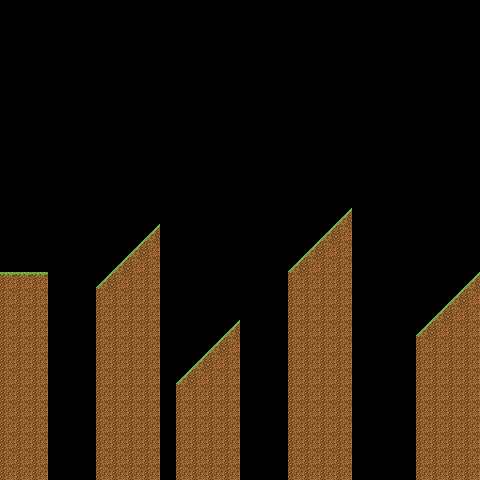

This game map was drawn from its Tiled (.tmx) file and the tilesets committed beside it. A one-line description and the full map source follow:
An orthogonal 30x30 tile map with 16x16 px tiles, 1 tile layer (walls).

<map version="1.8" tiledversion="1.8.2" orientation="orthogonal" renderorder="right-down" width="30" height="30" tilewidth="16" tileheight="16" infinite="0" nextlayerid="2" nextobjectid="1">
 <editorsettings>
  <export target="grass_2.tmj" format="json" />
 </editorsettings>
 <tileset firstgid="1" source="../grass.tsx" />
 <layer id="1" name="walls" width="30" height="30">
  <data encoding="csv">
0,0,0,0,0,0,0,0,0,0,0,0,0,0,0,0,0,0,0,0,0,0,0,0,0,0,0,0,0,0,
0,0,0,0,0,0,0,0,0,0,0,0,0,0,0,0,0,0,0,0,0,0,0,0,0,0,0,0,0,0,
0,0,0,0,0,0,0,0,0,0,0,0,0,0,0,0,0,0,0,0,0,0,0,0,0,0,0,0,0,0,
0,0,0,0,0,0,0,0,0,0,0,0,0,0,0,0,0,0,0,0,0,0,0,0,0,0,0,0,0,0,
0,0,0,0,0,0,0,0,0,0,0,0,0,0,0,0,0,0,0,0,0,0,0,0,0,0,0,0,0,0,
0,0,0,0,0,0,0,0,0,0,0,0,0,0,0,0,0,0,0,0,0,0,0,0,0,0,0,0,0,0,
0,0,0,0,0,0,0,0,0,0,0,0,0,0,0,0,0,0,0,0,0,0,0,0,0,0,0,0,0,0,
0,0,0,0,0,0,0,0,0,0,0,0,0,0,0,0,0,0,0,0,0,0,0,0,0,0,0,0,0,0,
0,0,0,0,0,0,0,0,0,0,0,0,0,0,0,0,0,0,0,0,0,0,0,0,0,0,0,0,0,0,
0,0,0,0,0,0,0,0,0,0,0,0,0,0,0,0,0,0,0,0,0,0,0,0,0,0,0,0,0,0,
0,0,0,0,0,0,0,0,0,0,0,0,0,0,0,0,0,0,0,0,0,0,0,0,0,0,0,0,0,0,
0,0,0,0,0,0,0,0,0,0,0,0,0,0,0,0,0,0,0,0,0,0,0,0,0,0,0,0,0,0,
0,0,0,0,0,0,0,0,0,0,0,0,0,0,0,0,0,0,0,0,0,0,0,0,0,0,0,0,0,0,
0,0,0,0,0,0,0,0,0,0,0,0,0,0,0,0,0,0,0,0,0,9,0,0,0,0,0,0,0,0,
0,0,0,0,0,0,0,0,0,9,0,0,0,0,0,0,0,0,0,0,9,5,0,0,0,0,0,0,0,0,
0,0,0,0,0,0,0,0,9,5,0,0,0,0,0,0,0,0,0,9,5,6,0,0,0,0,0,0,0,0,
0,0,0,0,0,0,0,9,5,6,0,0,0,0,0,0,0,0,9,5,6,6,0,0,0,0,0,0,0,0,
8,8,8,0,0,0,9,5,6,6,0,0,0,0,0,0,0,0,6,6,6,6,0,0,0,0,0,0,0,9,
6,6,6,0,0,0,6,6,6,6,0,0,0,0,0,0,0,0,6,6,6,6,0,0,0,0,0,0,9,5,
6,6,6,0,0,0,6,6,6,6,0,0,0,0,0,0,0,0,6,6,6,6,0,0,0,0,0,9,5,6,
6,6,6,0,0,0,6,6,6,6,0,0,0,0,9,0,0,0,6,6,6,6,0,0,0,0,9,5,6,6,
6,6,6,0,0,0,6,6,6,6,0,0,0,9,5,0,0,0,6,6,6,6,0,0,0,0,6,6,6,6,
6,6,6,0,0,0,6,6,6,6,0,0,9,5,6,0,0,0,6,6,6,6,0,0,0,0,6,6,6,6,
6,6,6,0,0,0,6,6,6,6,0,9,5,6,6,0,0,0,6,6,6,6,0,0,0,0,6,6,6,6,
6,6,6,0,0,0,6,6,6,6,0,6,6,6,6,0,0,0,6,6,6,6,0,0,0,0,6,6,6,6,
6,6,6,0,0,0,6,6,6,6,0,6,6,6,6,0,0,0,6,6,6,6,0,0,0,0,6,6,6,6,
6,6,6,0,0,0,6,6,6,6,0,6,6,6,6,0,0,0,6,6,6,6,0,0,0,0,6,6,6,6,
6,6,6,0,0,0,6,6,6,6,0,6,6,6,6,0,0,0,6,6,6,6,0,0,0,0,6,6,6,6,
6,6,6,0,0,0,6,6,6,6,0,6,6,6,6,0,0,0,6,6,6,6,0,0,0,0,6,6,6,6,
6,6,6,0,0,0,6,6,6,6,0,6,6,6,6,0,0,0,6,6,6,6,0,0,0,0,6,6,6,6
</data>
 </layer>
</map>
